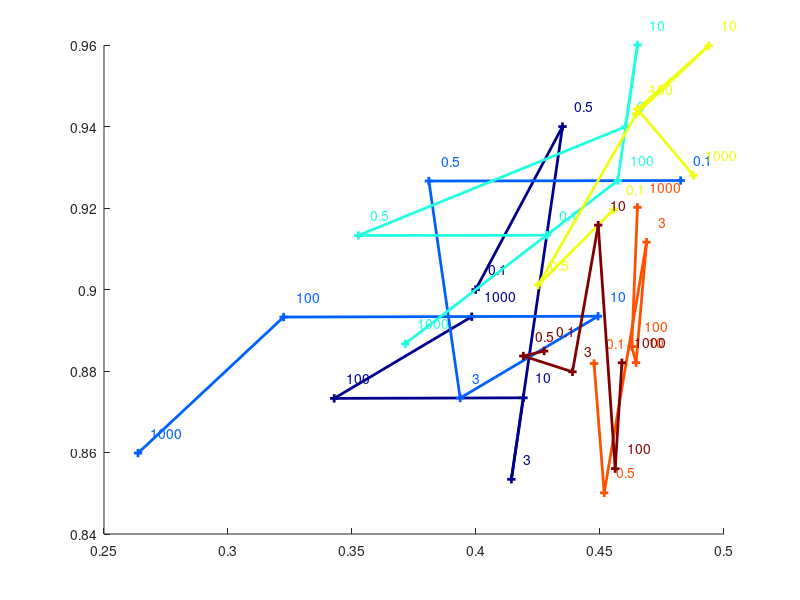

MATLAB code for this plot: (Note: this script raises an error after producing the figure.)

%% Parameters

%%%%%% Errors using HALF of the CLASSES
obj_errors_cell = {     [0.1664  0.0998  0.0668  0.1667  0.1001  0.1331; 0.0666  0.0668  0.0998  0.1997  0.0671  0.0671; 0.1001  0.0666  0.0666  0.0000  0.0666  0.0666; 0.0666  0.0000  0.0930  0.0688  0.1154  0.1054; 0.0773  0.1631  0.0761  0.0952  0.0686  0.0548; 0.0954  0.0956  0.0707  0.0818  0.0999  0.1348];
    [0.1334  0.0668  0.2330  0.0999  0.1667  0.0333; 0.0333  0.0000  0.1667  0.0999  0.1667  0.1334; 0.0334  0.1337  0.0001  0.0667  0.0998  0.1667; 0.0337  0.1612  0.0400  0.0272  0.0563  0.0442; 0.1464  0.1623  0.0521  0.1124  0.0442  0.0814; 0.1242  0.1716  0.1880  0.0794  0.1956  0.0993];
    [0.1001  0.0666  0.0999  0.0999  0.1002  0.1334; 0.0666  0.1668  0.1334  0.0666  0.0668  0.1332; 0.1332  0.0000  0.1334  0.0333  0.0666  0.1668; 0.1000  0.0999  0.0742  0.0458  0.0432  0.1054; 0.0731  0.1289  0.0920  0.1662  0.1585  0.0675; 0.1248  0.0938  0.1190  0.0986  0.1155  0.1619];
    [0.0336  0.0336  0.0666  0.1331  0.0666  0.1670; 0.0998  0.0666  0.0666  0.0333  0.1331  0.2002; 0.0668  0.1000  0.0666  0.0666  0.0333  0.0333; 0.0679  0.1002  0.0130  0.0248  0.0157  0.0370; 0.1027  0.1446  0.1007  0.0695  0.1643  0.0784; 0.0892  0.1261  0.0684  0.0519  0.1401  0.1040];
    [0.0666  0.0333  0.2666  0.1333  0.2000  0.0666; 0.1000  0.0667  0.1667  0.1333  0.1001  0.1668; 0.0999  0.1334  0.0335  0.0334  0.1000  0.1332; 0.1336  0.1332  0.0645  0.0343  0.0480  0.0679; 0.1913  0.1506  0.1210  0.1464  0.1344  0.1171; 0.1419  0.0945  0.1549  0.1093  0.1687  0.0899]
};

noobj_errors_cell = {   [0.4601  0.4761  0.3572  0.3333  0.3493  0.4681; 0.4841  0.3572  0.4761  0.4522  0.2304  0.2304; 0.3492  0.4840  0.4840  0.4998  0.4841  0.4838; 0.4840  0.4999  0.3517  0.4873  0.4680  0.4841; 0.4645  0.4625  0.4538  0.4686  0.4741  0.4680; 0.4785  0.4601  0.4916  0.4549  0.4689  0.4562];
    [0.3413  0.3572  0.4444  0.4762  0.3333  0.4921; 0.4921  0.5000  0.3333  0.4762  0.3333  0.3413; 0.4920  0.2143  0.5000  0.4840  0.4761  0.3334; 0.4920  0.2080  0.4977  0.4953  0.4974  0.4954; 0.4257  0.4508  0.4809  0.4618  0.4705  0.4583; 0.4472  0.4346  0.4123  0.4758  0.4393  0.4697];
    [0.3491  0.4842  0.4763  0.4763  0.2220  0.3412; 0.4842  0.2062  0.3412  0.4842  0.3570  0.4684; 0.4684  0.5000  0.3412  0.4920  0.4840  0.2065; 0.3498  0.4733  0.4874  0.4909  0.3677  0.4795; 0.4718  0.4454  0.4816  0.4558  0.4576  0.4708; 0.4140  0.3668  0.4176  0.4390  0.4686  0.4522];
    [0.3649  0.3649  0.4842  0.4685  0.4842  0.2061; 0.4763  0.4842  0.4842  0.4921  0.4685  0.1982; 0.3570  0.3494  0.4842  0.4842  0.4921  0.4921; 0.4841  0.4762  0.4992  0.4977  0.4994  0.4963; 0.4446  0.4552  0.4575  0.4877  0.4553  0.4657; 0.4046  0.4000  0.4413  0.4552  0.4682  0.4581];
    [0.4839  0.4920  0.3092  0.3414  0.3253  0.4839; 0.4759  0.3574  0.3333  0.3414  0.2229  0.0803; 0.4759  0.2151  0.4920  0.3655  0.3495  0.3414; 0.4681  0.4680  0.4872  0.4979  0.4929  0.4832; 0.4314  0.4446  0.4701  0.4488  0.4566  0.4627; 0.3931  0.4339  0.4317  0.4215  0.4356  0.4580]
};

%%%%%% Errors using ALL CLASSES
% obj_errors_cell = {  [0.1251  0.0752  0.2753  0.2253  0.3252  0.3252; 0.1246  0.1498  0.3002  0.3002  0.2253  0.3002; 0.0999  0.0999  0.0999  0.0999  0.0999  0.0999; 0.1987  0.1987  0.3255  0.3255  0.3255  0.3255; 0.0999  0.0859  0.0595  0.0617  0.0713  0.0713; 0.0898  0.0898  0.0853  0.0965  0.0707  0.0612];
%                 [0.0000  0.0000  0.2010  0.1761  0.2010  0.1761; 0.0000  0.0000  0.1013  0.1013  0.1761  0.2010; 0.4003  0.4003  0.4496  0.4003  0.4003  0.4250; 0.4003  0.4003  0.4113  0.4115  0.4118  0.4118; 0.0997  0.0896  0.0599  0.0571  0.0624  0.0627; 0.0941  0.0941  0.0873  0.0997  0.0683  0.0588];
%                 [0.0000  0.0000  0.1523  0.1242  0.1242  0.1507; 0.0265  0.0000  0.1507  0.1490  0.1507  0.0993; 0.4007  0.4007  0.4007  0.4007  0.4007  0.4007; 0.3985  0.3985  0.3295  0.3292  0.3297  0.3295; 0.0933  0.0773  0.0579  0.0640  0.0712  0.0712; 0.0944  0.0944  0.0889  0.0905  0.0662  0.0657];
%                 [0.0000  0.0000  0.0747  0.0747  0.0996  0.1244; 0.0249  0.0249  0.0996  0.0498  0.0498  0.0747; 0.4004  0.4004  0.4004  0.4004  0.4004  0.4004; 0.4004  0.4004  0.3670  0.3673  0.3670  0.3673; 0.1023  0.0868  0.0608  0.0625  0.0697  0.0697; 0.0874  0.0874  0.0957  0.1007  0.0708  0.0625];
%                 [0.0499  0.0499  0.2753  0.2753  0.2253  0.2500; 0.0749  0.0499  0.3002  0.2753  0.2753  0.3252; 0.0999  0.0999  0.0999  0.0999  0.0999  0.0999; 0.0999  0.0999  0.0847  0.0850  0.0853  0.0853; 0.0960  0.0758  0.0533  0.0544  0.0634  0.0634; 0.0825  0.0825  0.0948  0.0971  0.0600  0.0561];
%                 [0.0000  0.0497  0.1243  0.0746  0.0994  0.0994; 0.0249  0.0249  0.0994  0.0746  0.0994  0.0994; 0.4006  0.4006  0.4251  0.4251  0.4006  0.4989; 0.4453  0.4453  0.3768  0.3768  0.3765  0.3768; 0.0989  0.0917  0.0619  0.0691  0.0807  0.0807; 0.0878  0.0878  0.0878  0.0989  0.0707  0.0680];
%                 [0.0249  0.0000  0.2001  0.1757  0.1752  0.1502; 0.0000  0.0000  0.2506  0.1757  0.2007  0.2007; 0.0000  0.0000  0.1258  0.2007  0.2001  0.2256; 0.3963  0.3963  0.4049  0.4052  0.4052  0.4049; 0.0926  0.0837  0.0560  0.0588  0.0665  0.0665; 0.0771  0.0771  0.0826  0.0915  0.0649  0.0593];
%                 [0.4937  0.5000  0.2625  0.0813  0.2688  0.2750; 0.5000  0.5000  0.0625  0.0813  0.0750  0.0750; 0.4994  0.4994  0.0938  0.0750  0.2622  0.0688; 0.3766  0.3766  0.0081  0.0081  0.0081  0.0080; 0.1326  0.0988  0.0842  0.0781  0.0789  0.0789; 0.2023  0.2023  0.1876  0.1306  0.0928  0.0846];
%                 [0.0742  0.1237  0.0495  0.0990  0.0742  0.1485; 0.0990  0.0990  0.1485  0.1237  0.1237  0.0990; 0.4297  0.4255  0.4499  0.4499  0.4499  0.4499; 0.4494  0.4494  0.4193  0.4196  0.4193  0.4190; 0.0951  0.0793  0.0568  0.0591  0.0658  0.0658; 0.0939  0.0939  0.0866  0.0906  0.0647  0.0585];
%                 [0.0000  0.0495  0.1782  0.1782  0.1535  0.1782; 0.0000  0.0000  0.2277  0.1782  0.1782  0.1287; 0.1040  0.1323  0.3515  0.3267  0.3515  0.3020; 0.4499  0.4499  0.4070  0.4070  0.4079  0.4068; 0.0919  0.0798  0.0605  0.0633  0.0759  0.0759; 0.0798  0.0798  0.0842  0.0935  0.0693  0.0682]
% };
%             
% noobj_errors_cell ={ [0.2808  0.2932  0.0555  0.0678  0.0432  0.0432; 0.2808  0.2745  0.0493  0.0493  0.0678  0.0493; 0.4752  0.4752  0.4752  0.4752  0.4752  0.4752; 0.4323  0.4323  0.0291  0.0291  0.0291  0.0291; 0.1147  0.0941  0.0855  0.0790  0.0763  0.0762; 0.1633  0.1633  0.1699  0.1117  0.0907  0.0822];
%                 [0.5000  0.5000  0.0740  0.0802  0.0740  0.0802; 0.5000  0.5000  0.0987  0.0987  0.0802  0.0740; 0.0245  0.0245  0.0123  0.0245  0.0245  0.0184; 0.0245  0.0245  0.0068  0.0068  0.0068  0.0068; 0.1146  0.0937  0.0818  0.0783  0.0773  0.0773; 0.1523  0.1523  0.1675  0.1099  0.0916  0.0830];
%                 [0.5000  0.5000  0.0876  0.4687  0.4687  0.2750; 0.3063  0.5000  0.2750  0.4624  0.2750  0.4750; 0.0250  0.0250  0.0250  0.0250  0.0250  0.0250; 0.0256  0.0256  0.0316  0.0316  0.0316  0.0316; 0.1174  0.1003  0.0838  0.0790  0.0815  0.0815; 0.1436  0.1436  0.1494  0.1180  0.0968  0.0830];
%                 [0.5000  0.5000  0.4812  0.4812  0.4750  0.4687; 0.4937  0.4937  0.4750  0.4875  0.4875  0.4812; 0.0250  0.0250  0.0250  0.0250  0.0250  0.0250; 0.0250  0.0250  0.0170  0.0168  0.0170  0.0169; 0.1164  0.0948  0.0851  0.0779  0.0795  0.0795; 0.1751  0.1751  0.1556  0.1161  0.0943  0.0847];
%                 [0.4877  0.4877  0.0555  0.0555  0.0678  0.2500; 0.4815  0.4877  0.0493  0.0555  0.0555  0.0432; 0.4748  0.4748  0.4748  0.4748  0.4748  0.4748; 0.4737  0.4737  0.4465  0.4465  0.4466  0.4465; 0.1268  0.1000  0.0900  0.0815  0.0851  0.0851; 0.2066  0.2066  0.1690  0.1249  0.1008  0.0867];
%                 [0.5000  0.4875  0.4687  0.4812  0.4750  0.4750; 0.4937  0.4937  0.4750  0.4812  0.4750  0.4750; 0.0250  0.0250  0.0188  0.0188  0.0250  0.0000; 0.0125  0.0125  0.0172  0.0172  0.0172  0.0173; 0.1196  0.0922  0.0829  0.0797  0.0825  0.0826; 0.1713  0.1713  0.1695  0.1189  0.0911  0.0832];
%                 [0.4937  0.5000  0.2625  0.0813  0.2688  0.2750; 0.5000  0.5000  0.0625  0.0813  0.0750  0.0750; 0.4994  0.4994  0.0938  0.0750  0.2622  0.0688; 0.3766  0.3766  0.0081  0.0081  0.0081  0.0080; 0.1326  0.0988  0.0842  0.0781  0.0789  0.0789; 0.2023  0.2023  0.1876  0.1306  0.0928  0.0846];
%                 [0.5000  0.5000  0.4619  0.4682  0.2881  0.4809; 0.5000  0.5000  0.2818  0.0826  0.4619  0.2754; 0.3980  0.3979  0.0127  0.0127  0.0127  0.2053; 0.0127  0.0127  0.0059  0.0059  0.0059  0.0059; 0.1226  0.0968  0.0818  0.0781  0.0774  0.0774; 0.1878  0.1878  0.1645  0.1182  0.0940  0.0831];
%                 [0.4817  0.4695  0.4878  0.4756  0.4817  0.4634; 0.4756  0.4756  0.4634  0.4695  0.4695  0.4756; 0.0146  0.0183  0.0122  0.0122  0.0122  0.0122; 0.0122  0.0122  0.0057  0.0057  0.0057  0.0057; 0.1193  0.0984  0.0872  0.0782  0.0739  0.0739; 0.1526  0.1526  0.1652  0.1229  0.0954  0.0818];
%                 [0.5000  0.4875  0.0815  0.0815  0.0877  0.0815; 0.5000  0.5000  0.0689  0.0815  0.0815  0.0940; 0.1003  0.0896  0.0376  0.0439  0.0376  0.0501; 0.0125  0.0125  0.0056  0.0056  0.0056  0.0056; 0.1158  0.0925  0.0795  0.0765  0.0762  0.0762; 0.1743  0.1743  0.1561  0.1126  0.0867  0.0819]
% };
            
columns = 'C';
rows = 'Sigma';
columns_vals = [0.1000  0.5000  3.0000 10.0000  100.0000    1000.0000];
rows_vals = [0.1000  0.5000  3.0000 10.0000 100.0000 1000.0000];

%% Compute mean errors
nRows = length(rows_vals);
nCols = length(columns_vals);

obj_errors = zeros(nRows, nCols);
noobj_errors = zeros(nRows, nCols);
nTests = length(obj_errors_cell);

for i = 1:nRows
    for j = 1:nCols
        for k = 1:nTests
            obj_errors(i,j) = obj_errors(i,j) + obj_errors_cell{k}(i,j);
            noobj_errors(i,j) = noobj_errors(i,j) + noobj_errors_cell{k}(i,j);
        end
    end
end
obj_errors = obj_errors./nTests;
noobj_errors = noobj_errors./nTests;

%% Start ROC computation

% Variable for storing the "Sensitivity" = TPR
sensitivity = zeros(nRows, nCols);
% Variable for storing the "Specificity" = TNR
specificity = zeros(nRows, nCols);

%% Start computation of specificity and sensitivity
for i = 1:nRows
    for j = 1:nCols
        FN = obj_errors(i,j);
        TP = 1-FN;
        FP = noobj_errors(i,j);
        TN = 1-FP;
        sensitivity(i,j) = TP/(TP+FN);
        specificity(i,j) = TN/(FP+TN);
    end
end

%% Plot
colormap jet;
c = colormap; close(gcf);
c = c(round(linspace(1,size(c,1),nRows)), :);

f = figure; hold on;
leg = {};
for i = 1:nRows
    plot(1-specificity(i,:), sensitivity(i,:), 'Color', colormap(c(i,:)), 'LineWidth', 2, 'Marker', '+');
    for j = 1:nCols
        text(1-specificity(i,j)+0.005, sensitivity(i,j)+0.005, num2str(columns_vals(j)), 'Color', colormap(c(i,:)));
    end
    leg{i} = ['Sigma ' num2str(rows_vals(i))];
end
legend(leg, 4);
xlabel('1 - Specificity');
ylabel('Sensitivity');

saveas(f, 'roc_curve.jpg');

disp('Done');